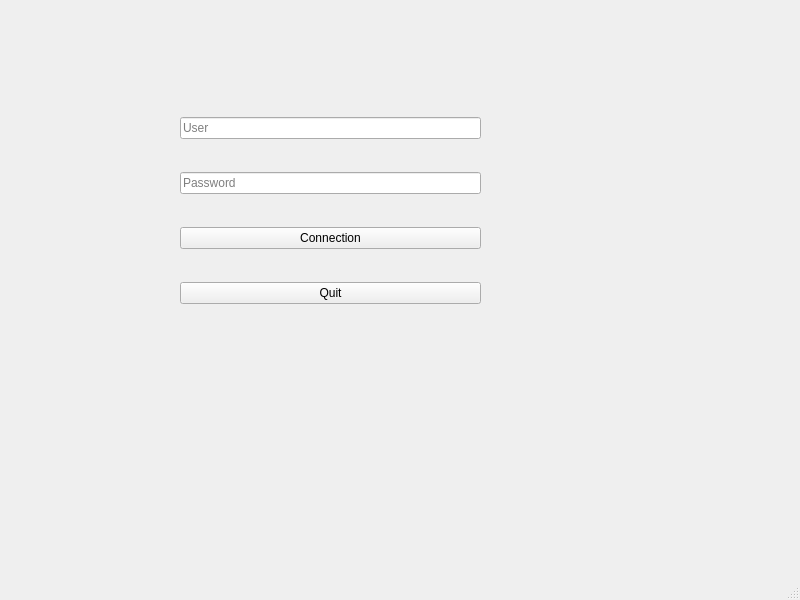
<?xml version="1.0" encoding="UTF-8"?>
<ui version="4.0">
 <class>MainWindow</class>
 <widget class="QMainWindow" name="MainWindow">
  <property name="geometry">
   <rect>
    <x>0</x>
    <y>0</y>
    <width>800</width>
    <height>600</height>
   </rect>
  </property>
  <property name="windowTitle">
   <string>MainWindow</string>
  </property>
  <property name="accessibleName">
   <string/>
  </property>
  <widget class="QWidget" name="centralwidget">
   <widget class="QWidget" name="verticalLayoutWidget">
    <property name="geometry">
     <rect>
      <x>180</x>
      <y>90</y>
      <width>301</width>
      <height>241</height>
     </rect>
    </property>
    <layout class="QVBoxLayout" name="verticalLayout">
     <item>
      <widget class="QLineEdit" name="UserLine">
       <property name="placeholderText">
        <string>User</string>
       </property>
      </widget>
     </item>
     <item>
      <widget class="QLineEdit" name="PassLine">
       <property name="inputMask">
        <string/>
       </property>
       <property name="echoMode">
        <enum>QLineEdit::Password</enum>
       </property>
       <property name="placeholderText">
        <string>Password</string>
       </property>
      </widget>
     </item>
     <item>
      <widget class="QPushButton" name="ConnectionButton">
       <property name="text">
        <string>Connection</string>
       </property>
      </widget>
     </item>
     <item>
      <widget class="QPushButton" name="QuitButton">
       <property name="text">
        <string>Quit</string>
       </property>
      </widget>
     </item>
    </layout>
   </widget>
  </widget>
  <widget class="QMenuBar" name="menubar">
   <property name="geometry">
    <rect>
     <x>0</x>
     <y>0</y>
     <width>800</width>
     <height>22</height>
    </rect>
   </property>
  </widget>
  <widget class="QStatusBar" name="statusbar"/>
 </widget>
 <resources/>
 <connections>
  <connection>
   <sender>QuitButton</sender>
   <signal>clicked()</signal>
   <receiver>MainWindow</receiver>
   <slot>close()</slot>
   <hints>
    <hint type="sourcelabel">
     <x>330</x>
     <y>314</y>
    </hint>
    <hint type="destinationlabel">
     <x>399</x>
     <y>299</y>
    </hint>
   </hints>
  </connection>
 </connections>
</ui>
